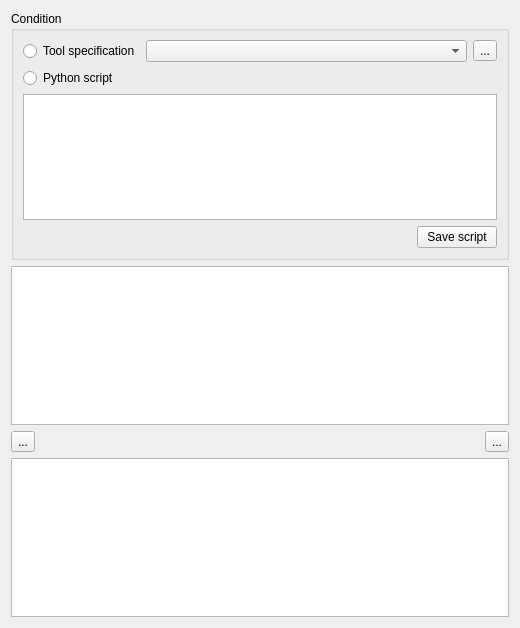
<?xml version="1.0" encoding="UTF-8"?>
<!--
######################################################################################################################
# Copyright (C) 2017-2022 Spine project consortium
# This file is part of Spine Toolbox.
# Spine Toolbox is free software: you can redistribute it and\/or modify it under the terms of the GNU Lesser General
# Public License as published by the Free Software Foundation, either version 3 of the License, or (at your option)
# any later version. This program is distributed in the hope that it will be useful, but WITHOUT ANY WARRANTY;
# without even the implied warranty of MERCHANTABILITY or FITNESS FOR A PARTICULAR PURPOSE. See the GNU Lesser General
# Public License for more details. You should have received a copy of the GNU Lesser General Public License along with
# this program. If not, see <http:\/\/www.gnu.org\/licenses\/>.
######################################################################################################################
-->
<ui version="4.0">
 <class>Form</class>
 <widget class="QWidget" name="Form">
  <property name="geometry">
   <rect>
    <x>0</x>
    <y>0</y>
    <width>520</width>
    <height>628</height>
   </rect>
  </property>
  <property name="windowTitle">
   <string>Form</string>
  </property>
  <layout class="QVBoxLayout" name="verticalLayout">
   <item>
    <widget class="QGroupBox" name="groupBox_condition">
     <property name="title">
      <string>Condition</string>
     </property>
     <layout class="QVBoxLayout" name="verticalLayout_2">
      <item>
       <layout class="QHBoxLayout" name="horizontalLayout_2">
        <item>
         <widget class="QRadioButton" name="radioButton_tool_spec">
          <property name="text">
           <string>Tool specification</string>
          </property>
         </widget>
        </item>
        <item>
         <widget class="QComboBox" name="comboBox_tool_spec">
          <property name="sizePolicy">
           <sizepolicy hsizetype="Expanding" vsizetype="Fixed">
            <horstretch>0</horstretch>
            <verstretch>0</verstretch>
           </sizepolicy>
          </property>
         </widget>
        </item>
        <item>
         <widget class="QToolButton" name="toolButton_edit_tool_spec">
          <property name="text">
           <string>...</string>
          </property>
          <property name="icon">
           <iconset resource="../../../spine-items/spine_items/ui/resources/resources_icons.qrc">
            <normaloff>:/icons/wrench.svg</normaloff>:/icons/wrench.svg</iconset>
          </property>
         </widget>
        </item>
       </layout>
      </item>
      <item>
       <widget class="QRadioButton" name="radioButton_py_script">
        <property name="text">
         <string>Python script</string>
        </property>
       </widget>
      </item>
      <item>
       <widget class="CodeTextEdit" name="condition_script_edit"/>
      </item>
      <item>
       <layout class="QHBoxLayout" name="horizontalLayout_3">
        <item>
         <spacer name="horizontalSpacer_3">
          <property name="orientation">
           <enum>Qt::Horizontal</enum>
          </property>
          <property name="sizeHint" stdset="0">
           <size>
            <width>40</width>
            <height>20</height>
           </size>
          </property>
         </spacer>
        </item>
        <item>
         <widget class="QPushButton" name="pushButton_save_script">
          <property name="text">
           <string>Save script</string>
          </property>
         </widget>
        </item>
       </layout>
      </item>
     </layout>
    </widget>
   </item>
   <item>
    <layout class="QGridLayout" name="gridLayout">
     <item row="1" column="0">
      <layout class="QHBoxLayout" name="horizontalLayout">
       <item>
        <widget class="QToolButton" name="toolButton_add_arg">
         <property name="text">
          <string>...</string>
         </property>
         <property name="icon">
          <iconset resource="../../../spine-items/spine_items/ui/resources/resources_icons.qrc">
           <normaloff>:/icons/file-upload.svg</normaloff>:/icons/file-upload.svg</iconset>
         </property>
        </widget>
       </item>
       <item>
        <spacer name="horizontalSpacer_2">
         <property name="orientation">
          <enum>Qt::Horizontal</enum>
         </property>
         <property name="sizeHint" stdset="0">
          <size>
           <width>40</width>
           <height>20</height>
          </size>
         </property>
        </spacer>
       </item>
       <item>
        <widget class="QToolButton" name="toolButton_remove_arg">
         <property name="text">
          <string>...</string>
         </property>
         <property name="icon">
          <iconset resource="../../../spine-items/spine_items/ui/resources/resources_icons.qrc">
           <normaloff>:/icons/minus.svg</normaloff>:/icons/minus.svg</iconset>
         </property>
        </widget>
       </item>
      </layout>
     </item>
     <item row="2" column="0">
      <widget class="QTreeView" name="treeView_input_files">
       <property name="dragDropMode">
        <enum>QAbstractItemView::DragDrop</enum>
       </property>
       <property name="selectionMode">
        <enum>QAbstractItemView::ExtendedSelection</enum>
       </property>
      </widget>
     </item>
     <item row="0" column="0">
      <widget class="QTreeView" name="treeView_cmd_line_args">
       <property name="dragDropMode">
        <enum>QAbstractItemView::DragDrop</enum>
       </property>
      </widget>
     </item>
    </layout>
   </item>
  </layout>
 </widget>
 <customwidgets>
  <customwidget>
   <class>CodeTextEdit</class>
   <extends>QPlainTextEdit</extends>
   <header>spinetoolbox/widgets/code_text_edit.h</header>
  </customwidget>
 </customwidgets>
 <resources>
  <include location="../../../spine-items/spine_items/ui/resources/resources_icons.qrc"/>
 </resources>
 <connections/>
</ui>
